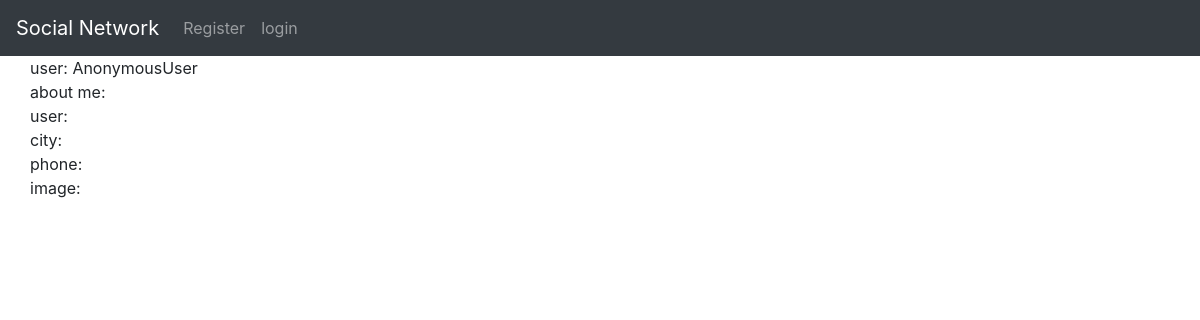
The app's page /profilepage/, older data.
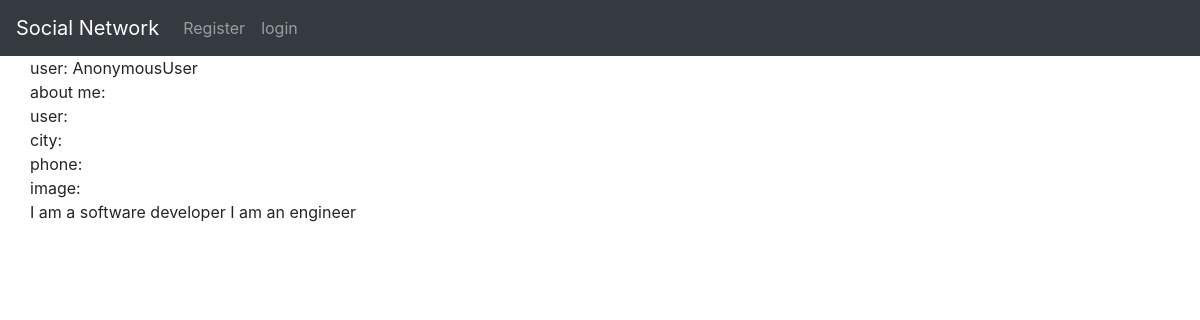
The same page, newer data.
### accounts/models.py (models this page shows)
class ProfileModels(models.Model):
    user = models.OneToOneField(User, on_delete=models.CASCADE)
    aboutme = models.CharField(max_length=200, null=True)
    city = models.CharField(max_length=100)
    phone = models.CharField(max_length=13)
    image=models.ImageField(default='default.ico', upload_to='profile_pics', blank=True)

### accounts/views.py (the view)
# urls.py: path('profilepage/', profilepage, name='profilepage'),
def profilepage(request):
    profilep = ProfileModels.objects.all()
    context = {'profilep':profilep}
    return render(request, 'accounts/profilepage.html', context)

### accounts/templates/accounts/profilepage.html
{% extends 'base.html' %}
{% block content %}
<div>user: {{request.user}}</div>
<div>about me: {{user.profilemodels.image.url}} </div>
<div>user: {{user.profilemodel.city}} </div>
<div>city: {{user.profilemodel.phone}} </div>
<div>phone: {{user.userprofile.phone}} </div>
<div>image: {{user.profilemodel.image.url}} </div>
{% for lo in profilep %}
{{lo.aboutme}}
{% endfor %}
{% endblock %}

Row changes from the older to the newer data that the page shows:
added ProfileModels: aboutme "I am a software developer"
added ProfileModels: aboutme "I am an engineer"
